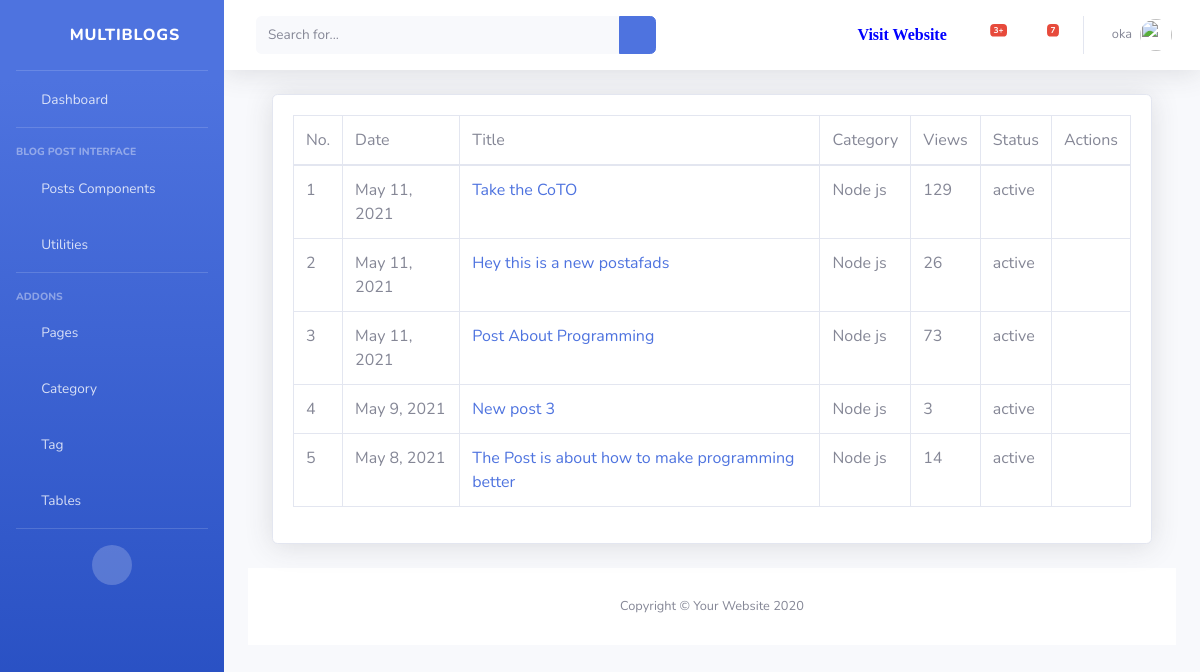
The app's page /dashboard/post/ (signed in), older data.
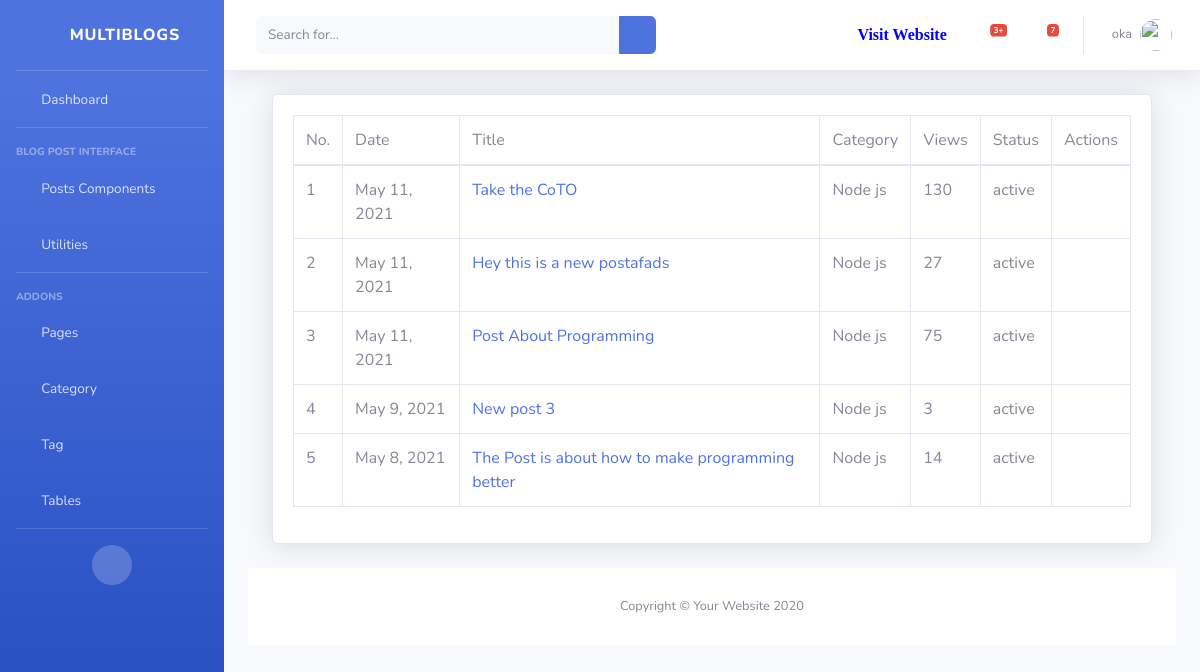
The same page, newer data.
### dashboard/models.py (models this page shows, shortened)
class Author(models.Model):
    author = models.OneToOneField(User, on_delete= models.CASCADE)
    email = models.EmailField(unique=True, blank=True, null=True)
    first_name = models.CharField(max_length=100, null=True, blank=True, verbose_name='First Name')
    last_name = models.CharField(max_length=100, null=True, blank=True,verbose_name='Last Name')
    designation = models.CharField(max_length=10, null=True)
    author_image = models.ImageField(upload_to='author/',verbose_name='Author Profile Image',blank=True, null=True)
    auth_status = models.CharField(max_length=100, null=True)
    class Meta:
        verbose_name_plural = 'Author'

### blog/models.py (models this page shows, shortened)
class Blog(models.Model):
    status = (
        ('active','active'),
        ('pending','pending')
    )
    title  = models.CharField(max_length=200, null=True)
    detail = models.TextField(max_length=2000, null=True)
    image = models.ImageField(upload_to='images/media', null=True, blank=True)
    catagories = models.ForeignKey(Catagory,on_delete=models.DO_NOTHING, null=True)
    tags = models.ManyToManyField(Tag, blank=True)
    status = models.CharField(max_length=20, choices=status, default='pending')
    author = models.ForeignKey(Author, on_delete=models.CASCADE)
    featured  = models.BooleanField(default=False)
    visit_count = models.IntegerField(default=0)
    visible = models.BooleanField(default=True)
    created_at = models.DateTimeField(auto_now_add=True)
    class Meta:
        verbose_name_plural = 'Blog'

class Catagory(models.Model):
    name = models.CharField(max_length=200, null=True)
    slug = models.SlugField(null=True)
    image = models.CharField(max_length=300, null=True, blank=True )
    description = models.CharField(max_length=500, null=True,blank=True, verbose_name='Description')
    class Meta:
        verbose_name_plural = 'Catagory'
    def __str__(self):
        return str(self.name)

### dashboard/views.py (the view)
# urls.py: path('post/', views.AllPost.as_view(), name='all_post'),
class AllPost(View):
    @method_decorator(login_required(login_url='login'))
    def dispatch(self,request,*args,**kwargs):
        return super().dispatch(request,*args,**kwargs)
    def get(self,request):
        user = request.user.author
        post = user.blog_set.all().order_by('-id')
        context = {
            'post':post
        }
        return render(request,'dashboard/post/all_post.html',context)

### blog/context_processors.py (called while the page is built)
def globalVariable(request):
    category = Catagory.objects.all()\
        .annotate(post_count=Count('blog'))\
        .filter(blog__isnull=False)\
        .order_by('-post_count')[:4]
    category_count = category.count()
    context = {
        'category':category,
        'cat_count':category_count
        }
    return context

### templates/dashboard/post/all_post.html (shortened to what this page needs)
{% extends 'dashboard/base/base.html' %}
{% block body %}
{% load humanize %}
<div class="container-fluid">
                    <div class="card shadow mb-4">
                        <div class="card-body">
                            <div class="table-responsive">
                                <table class="table table-bordered" id="dataTable" width="100%" cellspacing="0">
                                    <thead>
                                        <tr>
                                            <td>No. </td>
                                            <td> Date </td>
                                            <td> Title </td>
                                            <td> Category </td>
                                            <td> Views </td>
                                            <td> Status </td>
                                            <td> Actions </td>
                                        </tr>
                                    </thead>
                                    <tbody>
                                        {% for p in post %}
                                        <tr>
                                            <td>{{ forloop.counter }}</td>
                                            <td> {{ p.created_at|naturalday }}</td>
                                            <td><a href="{% url 'post' p.id %}">{{ p.title }}</a>  </td>
                                            <td> {{ p.catagories }} </td>
                                            <td> {{ p.visit_count }} </td>
                                            <td> {{ p.status }} </td>
                                            <td><a href="{% url 'edit_post' p.id %}"><i class="far fa-edit"></i></a>
                                                {% if p.visible == False %}
                                                    <a href="{% url 'visible' p.id %}"><i class="fas fa-eye"></i></a>
                                                {% else %}
                                                    <a href="{% url 'hidden' p.id %}"><i class="fas fa-eye-slash"></i></a>
                                                {% endif %}
                                            </td>
                                        </tr>
                                        {% endfor %}
                                    </tbody>
                                </table>
                            </div>
                        </div>
                    </div>
{% endblock %}

### templates/dashboard/base/base.html (shortened to what this page needs)
<!DOCTYPE html>
<html lang="en">
    {% load static %}
    {% load humanize %}
<head>
    {% load static %}
    <link href="{% static  'vendor/fontawesome-free/css/all.min.css' %}" rel="stylesheet" type="text/css">
    <link href="{% static 'css/sb-admin-2.min.css' %}" rel="stylesheet">
</head>
<body id="page-top">
    <div id="wrapper">
        <ul class="navbar-nav bg-gradient-primary sidebar sidebar-dark accordion" id="accordionSidebar">
            <a class="sidebar-brand d-flex align-items-center justify-content-center" href="index.html">
                <div class="sidebar-brand-icon rotate-n-15">
                    <i class="fas fa-laugh-wink"></i>
                </div>
                <div class="sidebar-brand-text mx-3">MultiBlogs</div>
            </a>
            <hr class="sidebar-divider my-0">
            {%  url 'dashboard' as url %}
            <li class="nav-item {% if request.path == url %} active {% endif %}">
                <a class="nav-link" href="{{ url }}">
                    <i class="fas fa-fw fa-tachometer-alt"></i>
                    <span>Dashboard</span></a>
            </li>
            <hr class="sidebar-divider">
            <div class="sidebar-heading">
                Blog Post Interface
            </div>
            <li class="nav-item">
                <a class="nav-link collapsed" href="#" data-toggle="collapse" data-target="#collapseTwo"
                    aria-expanded="true" aria-controls="collapseTwo">
                    <i class="fas fa-fw fa-cog"></i>
                    <span> Posts Components</span>
                </a>
            </li>
            <li class="nav-item">
                <a class="nav-link collapsed" href="#" data-toggle="collapse" data-target="#collapseUtilities"
                    aria-expanded="true" aria-controls="collapseUtilities">
                    <i class="fas fa-fw fa-wrench"></i>
                    <span>Utilities</span>
                </a>
            </li>
            <hr class="sidebar-divider">
            <div class="sidebar-heading">
                Addons
            </div>
            <li class="nav-item">
                <a class="nav-link collapsed" href="#" data-toggle="collapse" data-target="#collapsePages"
                    aria-expanded="true" aria-controls="collapsePages">
                    <i class="fas fa-fw fa-folder"></i>
                    <span>Pages</span>
                </a>
            </li>
            <li class="nav-item">
                <a class="nav-link" href="{% url 'category' %}">
                    <i class="fas fa-fw fa-chart-area"></i>
                    <span>Category</span></a>
            </li>
            <li class="nav-item">
                <a class="nav-link" href="{% url 'tag' %}">
                    <i class="fas fa-fw fa-chart-area"></i>
                    <span>Tag</span></a>
            </li>
            <li class="nav-item">
                <a class="nav-link" href="tables.html">
                    <i class="fas fa-fw fa-table"></i>
                    <span>Tables</span></a>
            </li>
            <hr class="sidebar-divider d-none d-md-block">
            <div class="text-center d-none d-md-inline">
                <button class="rounded-circle border-0" id="sidebarToggle"></button>
            </div>
        </ul>
        <div id="content-wrapper" class="d-flex flex-column">
            <div id="content">
                <nav class="navbar navbar-expand navbar-light bg-white topbar mb-4 static-top shadow">
                    <form
                        class="d-none d-sm-inline-block form-inline mr-auto ml-md-3 my-2 my-md-0 mw-100 navbar-search">
                        <div class="input-group">
                            <input type="text" class="form-control bg-light border-0 small" placeholder="Search for..."
                                aria-label="Search" aria-describedby="basic-addon2">
                            <div class="input-group-append">
                                <button class="btn btn-primary" type="button">
                                    <i class="fas fa-search fa-sm"></i>
                                </button>
                            </div>
                        </div>
                    </form>
                    <ul class="navbar-nav ml-auto">
                        <li class="nav-item mx-1"> <a class="nav-link" style="color:blue" href="{% url 'home' %}" target="_blank"> <i class="fa fa-link"> Visit Website</i> </a></li>
                        <li class="nav-item dropdown no-arrow mx-1">
                            <a class="nav-link dropdown-toggle" href="#" id="alertsDropdown" role="button"
                                data-toggle="dropdown" aria-haspopup="true" aria-expanded="false">
                                <i class="fas fa-bell fa-fw"></i>
                                <span class="badge badge-danger badge-counter">3+</span>
                            </a>
                        </li>
                        <li class="nav-item dropdown no-arrow mx-1">
                            <a class="nav-link dropdown-toggle" href="#" id="messagesDropdown" role="button"
                                data-toggle="dropdown" aria-haspopup="true" aria-expanded="false">
                                <i class="fas fa-envelope fa-fw"></i>
                                <span class="badge badge-danger badge-counter">7</span>
                            </a>
                        </li>
                        <li class="nav-item dropdown no-arrow">
                            <a class="nav-link dropdown-toggle" href="#" id="userDropdown" role="button"
                                data-toggle="dropdown" aria-haspopup="true" aria-expanded="false">
                                <span class="mr-2 d-none d-lg-inline text-gray-600 small">{{ user.author.author.username }}</span>
                                {% if user.author.author_image %}
                                <img class="img-profile rounded-circle"
                                    src="{{ user.author.author_image.url }}">
                                {% else %}
                                <img class="img-profile rounded-circle" src="https://www.pngarts.com/files/11/Avatar-PNG-Transparent-Image.png" alt="">
                                {% endif %}
                            </a>
                        </li>
                    </ul>
                </nav>
                <div class="container-fluid">
                {% block body %}{% endblock %}
            </div>
            <footer class="sticky-footer bg-white" style="bottom: 0;">
                <div class="container my-auto">
                    <div class="copyright text-center my-auto">
                        <span>Copyright &copy; Your Website 2020</span>
                    </div>
                </div>
            </footer>
        </div>
    </div>
</body>
</html>

Row changes from the older to the newer data that the page shows:
changed Blog "Take the CoTO": visit_count "129" → "130"
changed Blog "Hey this is a new postafads": visit_count "26" → "27"
changed Blog "Post About Programming": visit_count "73" → "75"
